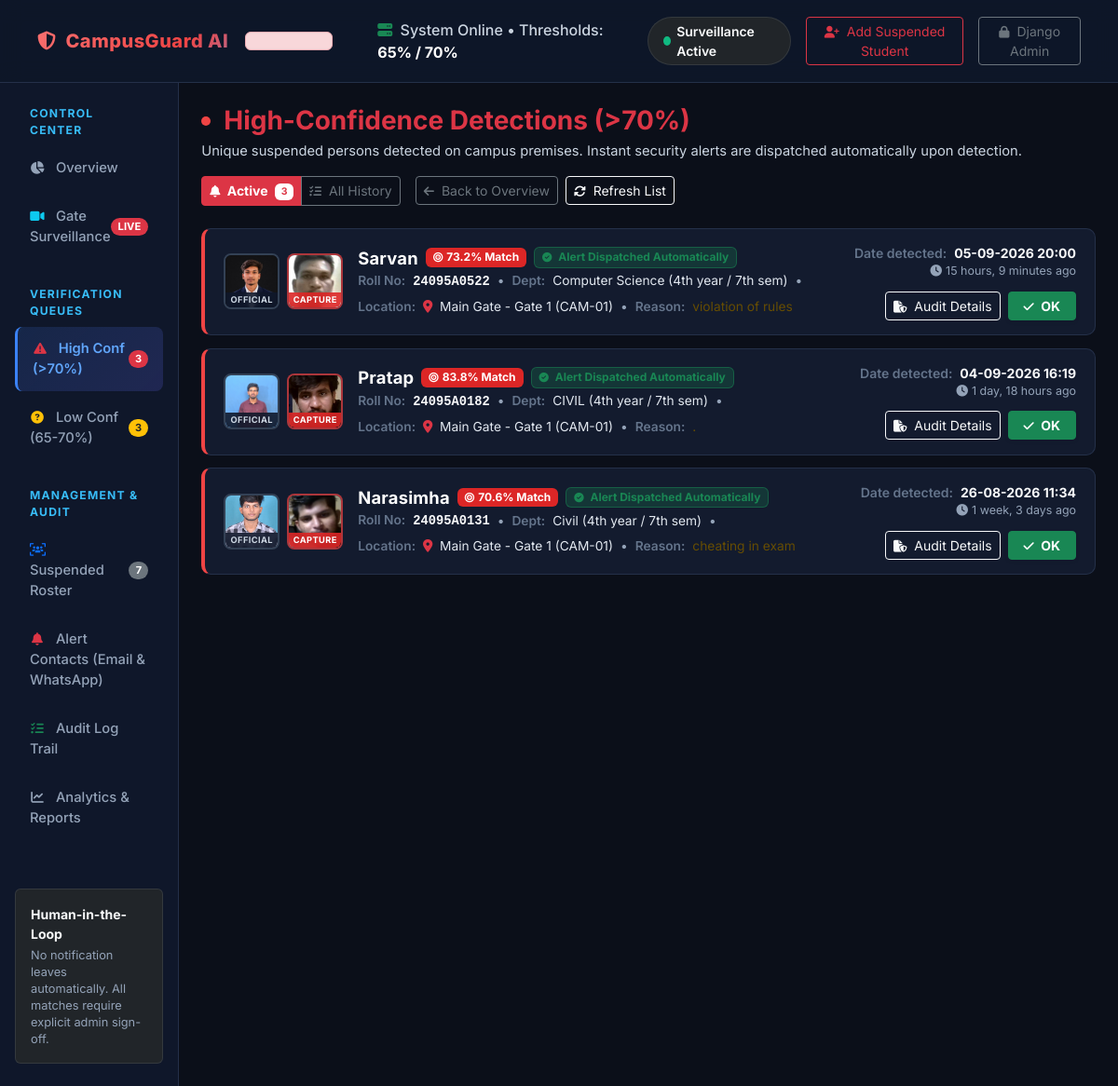
Screenshot of /queue/high-confidence/ with the database file from the repository.
### surveillance/models.py (models this page shows, shortened)
class DetectionLog(models.Model):
    STATUS_CHOICES = [
        ('pending', 'Pending Review'),
        ('low_confidence', 'Low Confidence Queue (65%-70%)'),
        ('high_confidence', 'High Confidence Queue (>70%)'),
        ('verified', 'Verified Match (Alert Sent)'),
        ('acknowledged', 'Acknowledged / OK'),
        ('rejected', 'Rejected (False Positive)'),
        ('unmatched', 'Unmatched / Discarded (<65%)'),
    ]
    matched_student = models.ForeignKey(
        SuspendedStudent,
        on_delete=models.SET_NULL,
        null=True,
        blank=True,
        related_name="detections",
        verbose_name="Matched Suspended Student"
    )
    camera_id = models.CharField(
        max_length=50,
        default="CAM-01",
        verbose_name="Camera ID / Stream Source"
    )
    location = models.CharField(
        max_length=150,
        default="Main Gate - Entry Point",
        verbose_name="Gate / Camera Location"
    )
    timestamp = models.DateTimeField(
        auto_now_add=True,
        verbose_name="Detection Timestamp"
    )
    confidence_score = models.FloatField(
        verbose_name="Match Confidence Score (0.0 - 1.0)"
    )
    snapshot_image = models.ImageField(
        upload_to='snapshots/%Y/%m/%d/',
        verbose_name="Surveillance Frame Snapshot / Cropped Face"
    )
    status = models.CharField(
        max_length=30,
        choices=STATUS_CHOICES,
        default='pending',
        verbose_name="Review Status"
    )
    admin_reviewed_by = models.ForeignKey(
        User,
        on_delete=models.SET_NULL,
        null=True,
        blank=True,
        related_name="reviewed_detections",
        verbose_name="Reviewed By Admin"
    )
    admin_notes = models.TextField(
        null=True,
        blank=True,
        verbose_name="Admin Review Notes"
    )
    alert_sent = models.BooleanField(
        default=False,
        verbose_name="Email Alert Dispatched"
    )
    alert_sent_at = models.DateTimeField(
        null=True,
        blank=True,
        verbose_name="Email Alert Sent Timestamp"
    )
    whatsapp_sent = models.BooleanField(
        default=False,
        verbose_name="WhatsApp Alert Dispatched"
    )
    whatsapp_sent_at = models.DateTimeField(
        null=True,
        blank=True,
        verbose_name="WhatsApp Alert Sent Timestamp"
    )
    class Meta:
        ordering = ['-timestamp']
        verbose_name = "Detection Log"
        verbose_name_plural = "Detection Logs"
    @property
    def confidence_percentage(self):
        return round(self.confidence_score * 100, 1)

### students/models.py (models this page shows, shortened)
class SuspendedStudent(models.Model):
    STATUS_CHOICES = [
        ('active', 'Active Suspension'),
        ('expired', 'Suspension Expired'),
    ]
    student_id = models.CharField(
        max_length=50,
        unique=True,
        verbose_name="Roll Number / Student ID",
        help_text="Unique student registration/roll number."
    )
    full_name = models.CharField(
        max_length=150,
        verbose_name="Full Name"
    )
    photo = models.ImageField(
        upload_to='students/profiles/',
        verbose_name="Reference Photo"
    )
    department = models.CharField(
        max_length=100,
        verbose_name="Department"
    )
    year = models.CharField(
        max_length=20,
        verbose_name="Year / Semester"
    )
    suspension_reason = models.TextField(
        verbose_name="Reason for Suspension"
    )
    suspension_start_date = models.DateField(
        verbose_name="Suspension Start Date"
    )
    suspension_end_date = models.DateField(
        verbose_name="Suspension End Date"
    )
    status = models.CharField(
        max_length=20,
        choices=STATUS_CHOICES,
        default='active',
        verbose_name="Suspension Status"
    )
    added_by = models.ForeignKey(
        User,
        on_delete=models.SET_NULL,
        null=True,
        blank=True,
        related_name="added_students",
        verbose_name="Added By Admin"
    )
    created_at = models.DateTimeField(
        auto_now_add=True,
        verbose_name="Created At"
    )
    class Meta:
        ordering = ['-created_at']
        verbose_name = "Suspended Student"
        verbose_name_plural = "Suspended Students"

### dashboard/views.py (the view)
# urls.py: path('queue/high-confidence/', views.high_confidence_queue, name='high_confidence_queue'),
def high_confidence_queue(request):
    show_all = request.GET.get('show') == 'all'
    base_query = DetectionLog.objects.filter(
        confidence_score__gte=0.70,
        matched_student__isnull=False
    ).exclude(status='rejected')
    if not show_all:
        base_query = base_query.exclude(status='acknowledged')
    latest_ids = (
        base_query.values('matched_student')
        .annotate(latest_id=Max('id'))
        .values_list('latest_id', flat=True)
    )
    detections = DetectionLog.objects.filter(id__in=latest_ids).select_related('matched_student').order_by('-timestamp')
    active_count = (
        DetectionLog.objects.filter(
            confidence_score__gte=0.70,
            matched_student__isnull=False
        ).exclude(status__in=['rejected', 'acknowledged'])
        .values('matched_student')
        .distinct()
        .count()
    )
    return render(request, 'dashboard/high_confidence_queue.html', {
        'detections': detections,
        'show_all': show_all,
        'active_count': active_count,
    })

### templates/dashboard/high_confidence_queue.html (shortened to what this page needs)
{% extends 'base.html' %}
{% load static %}
{% block content %}
<div class="container-fluid px-0">
    <div class="d-flex flex-wrap align-items-center justify-content-between gap-3 mb-4">
        <div>
            <div class="d-flex align-items-center gap-2">
                <span class="cg-pulse-dot"></span>
                <h2 class="h3 fw-bold mb-0 text-danger">High-Confidence Detections (&gt;70%)</h2>
            </div>
            <p class="small mb-0 mt-1" style="color: #cbd5e1; font-weight: 400; font-size: 0.92rem;">
                Unique suspended persons detected on campus premises. Instant security alerts are dispatched automatically upon detection.
            </p>
        </div>
        <div class="d-flex flex-wrap align-items-center gap-2">
            <div class="btn-group btn-group-sm me-2" role="group">
                <a href="{% url 'dashboard:high_confidence_queue' %}"
                   class="btn {% if not show_all %}btn-danger fw-bold{% else %}btn-outline-secondary{% endif %}">
                    <i class="fa-solid fa-bell me-1"></i> Active
                    {% if active_count > 0 %}<span class="badge bg-white text-danger ms-1">{{ active_count }}</span>{% endif %}
                </a>
                <a href="{% url 'dashboard:high_confidence_queue' %}?show=all"
                   class="btn {% if show_all %}btn-danger fw-bold{% else %}btn-outline-secondary{% endif %}">
                    <i class="fa-solid fa-list-check me-1"></i> All History
                </a>
            </div>
            <a href="{% url 'dashboard:overview' %}" class="btn btn-outline-secondary btn-sm">
                <i class="fa-solid fa-arrow-left me-1"></i> Back to Overview
            </a>
            <button onclick="window.location.reload()" class="btn btn-sm btn-outline-light">
                <i class="fa-solid fa-rotate me-1"></i> Refresh List
            </button>
        </div>
    </div>
    {% if detections %}
    <div class="cg-content-view-container">
        {% for log in detections %}
        <div class="cg-content-row {% if log.status == 'acknowledged' %}acknowledged{% endif %} d-flex flex-column flex-md-row align-items-start align-items-md-center justify-content-between gap-3">
            <div class="cg-content-thumb-container">
                <div class="cg-content-thumb-box" title="Official Reference Photo">
                    {% if log.matched_student.photo %}
                    <img src="{{ log.matched_student.photo.url }}" alt="Official Reference">
                    {% else %}
                    <div class="w-100 h-100 d-flex align-items-center justify-content-center text-muted small">No Img</div>
                    {% endif %}
                    <span class="cg-thumb-tag">Official</span>
                </div>
                <div class="cg-content-thumb-box capture-box" title="Surveillance Gate Capture">
                    {% if log.snapshot_image %}
                    <img src="{{ log.snapshot_image.url }}" alt="Gate Capture">
                    {% else %}
                    <div class="w-100 h-100 d-flex align-items-center justify-content-center text-danger small">No Snap</div>
                    {% endif %}
                    <span class="cg-thumb-tag capture-tag">Capture</span>
                </div>
            </div>
            <div class="flex-grow-1 min-w-0">
                <div class="d-flex flex-wrap align-items-center gap-2 mb-1">
                    <h5 class="cg-content-title mb-0">{{ log.matched_student.full_name }}</h5>
                    <span class="badge badge-high py-1 px-2">
                        <i class="fa-solid fa-bullseye me-1"></i>{{ log.confidence_percentage }}% Match
                    </span>
                    <span class="badge bg-success bg-opacity-25 text-success border border-success border-opacity-50 py-1 px-2">
                        <i class="fa-solid fa-circle-check me-1"></i> Alert Dispatched Automatically
                    </span>
                </div>
                <div class="cg-content-meta-line d-flex flex-wrap align-items-center gap-2">
                    <span>
                        <span class="cg-content-meta-label">Roll No:</span>
                        <span class="font-monospace text-light fw-bold">{{ log.matched_student.student_id }}</span>
                    </span>
                    <span class="text-muted">&bull;</span>
                    <span>
                        <span class="cg-content-meta-label">Dept:</span>
                        <span class="cg-content-meta-val">{{ log.matched_student.department }} ({{ log.matched_student.year }})</span>
                    </span>
                    <span class="text-muted">&bull;</span>
                    <span>
                        <span class="cg-content-meta-label">Location:</span>
                        <i class="fa-solid fa-location-dot text-danger me-1"></i>
                        <span class="cg-content-meta-val">{{ log.location }} ({{ log.camera_id }})</span>
                    </span>
                    {% if log.matched_student.suspension_reason %}
                    <span class="text-muted">&bull;</span>
                    <span>
                        <span class="cg-content-meta-label">Reason:</span>
                        <span class="text-warning-emphasis">{{ log.matched_student.suspension_reason|truncatechars:40 }}</span>
                    </span>
                    {% endif %}
                </div>
            </div>
            <div class="d-flex flex-column align-items-start align-items-md-end justify-content-center gap-2 flex-shrink-0">
                <div class="text-muted small text-md-end">
                    <div>
                        <span class="cg-content-meta-label">Date detected:</span>
                        <strong class="text-light">{{ log.timestamp|date:"d-m-Y H:i" }}</strong>
                    </div>
                    <div class="text-muted" style="font-size: 0.78rem;">
                        <i class="fa-solid fa-clock me-1"></i>{{ log.timestamp|timesince }} ago
                    </div>
                </div>
                <div class="d-flex align-items-center gap-2 mt-1">
                    <a href="{% url 'dashboard:detection_detail' log.id %}" class="btn btn-outline-light btn-sm py-1 px-2" title="Audit Evidence & Logs">
                        <i class="fa-solid fa-file-shield me-1"></i> Audit Details
                    </a>
                    {% if log.status != 'acknowledged' %}
                    <form method="post" action="{% url 'dashboard:acknowledge_detection' log.id %}" class="d-inline">
                        <button type="submit" class="btn btn-success btn-sm py-1 px-3 fw-bold shadow-sm" title="Acknowledge detection and mark as OK">
                            <i class="fa-solid fa-check me-1"></i> OK
                        </button>
                    </form>
                    {% else %}
                    <span class="badge bg-secondary py-1 px-2 text-muted">
                        <i class="fa-solid fa-check-double me-1"></i> OK
                    </span>
                    {% endif %}
                </div>
            </div>
        </div>
        {% endfor %}
    </div>
    {% endif %}
</div>
{% endblock %}

### rows the page displays
DetectionLog: matched_student.photo (picture), snapshot_image (picture), matched_student.full_name "Sarvan", confidence_percentage "73.2", matched_student.student_id "24095A0522", matched_student.department "Computer Science", matched_student.year "4th year / 7th sem", location "Main Gate - Gate 1", camera_id "CAM-01", matched_student.suspension_reason "violation of rules", timestamp "05-09-2026 20:00", timestamp "15 hours, 9 minutes"
DetectionLog: matched_student.photo (picture), snapshot_image (picture), matched_student.full_name "Pratap", confidence_percentage "83.8", matched_student.student_id "24095A0182", matched_student.department "CIVIL", matched_student.year "4th year / 7th sem", location "Main Gate - Gate 1", camera_id "CAM-01", matched_student.suspension_reason ".", timestamp "04-09-2026 16:19", timestamp "1 day, 18 hours"
DetectionLog: matched_student.photo (picture), snapshot_image (picture), matched_student.full_name "Narasimha", confidence_percentage "70.6", matched_student.student_id "24095A0131", matched_student.department "Civil", matched_student.year "4th year / 7th sem", location "Main Gate - Gate 1", camera_id "CAM-01", matched_student.suspension_reason "cheating in exam", timestamp "26-08-2026 11:34", timestamp "1 week, 3 days"

### other values shown
{{ nav_high_conf_count }} "3"
{{ nav_low_conf_count }} "3"
{{ nav_active_students }} "7"
{{ active_count }} "3"
